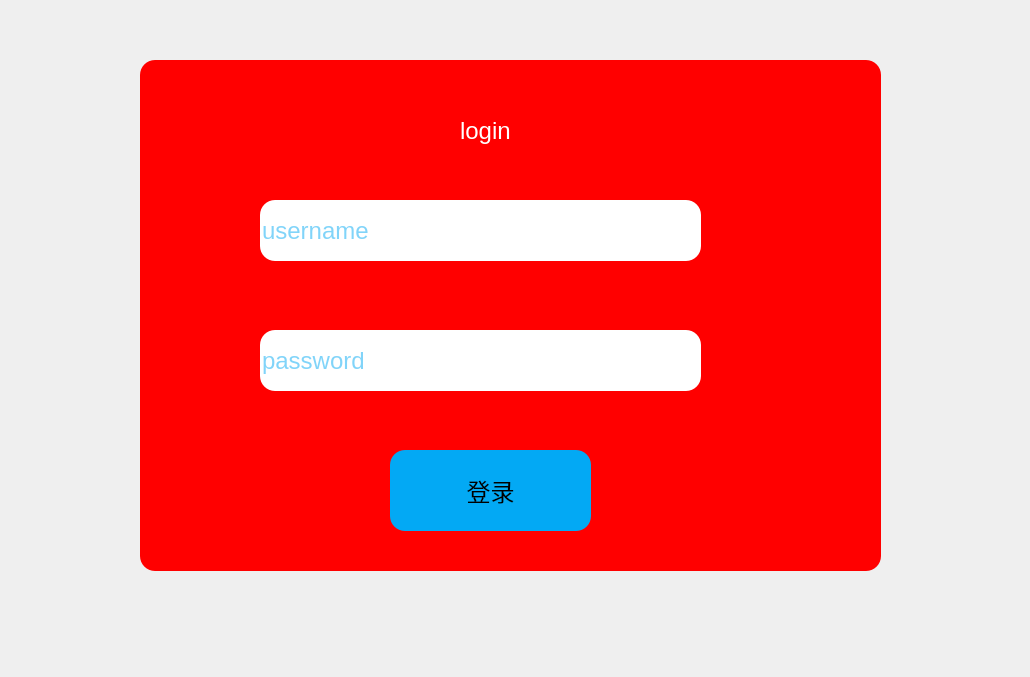
<?xml version="1.0" encoding="UTF-8"?>
<ui version="4.0">
 <class>Form</class>
 <widget class="QWidget" name="Form">
  <property name="geometry">
   <rect>
    <x>0</x>
    <y>0</y>
    <width>1030</width>
    <height>677</height>
   </rect>
  </property>
  <property name="windowTitle">
   <string>Form</string>
  </property>
  <property name="styleSheet">
   <string notr="true">*{
	font-size: 24px;
	font-family: 微软雅黑;
}

QFrame{
	background-color:red;
	border-radius: 15px;
}

QPushButton{
	background: #03a9f4;
	border-radius: 15px;
}

QLineEdit{
	color:#03a9f4;
	border-radius: 15px;
}

QLabel{
	color: #fff;
}</string>
  </property>
  <widget class="QFrame" name="frame">
   <property name="geometry">
    <rect>
     <x>140</x>
     <y>60</y>
     <width>741</width>
     <height>511</height>
    </rect>
   </property>
   <property name="frameShape">
    <enum>QFrame::StyledPanel</enum>
   </property>
   <property name="frameShadow">
    <enum>QFrame::Raised</enum>
   </property>
   <widget class="QPushButton" name="pushButton">
    <property name="geometry">
     <rect>
      <x>250</x>
      <y>390</y>
      <width>201</width>
      <height>81</height>
     </rect>
    </property>
    <property name="text">
     <string>登录</string>
    </property>
   </widget>
   <widget class="QLineEdit" name="lineEdit">
    <property name="geometry">
     <rect>
      <x>120</x>
      <y>140</y>
      <width>441</width>
      <height>61</height>
     </rect>
    </property>
    <property name="placeholderText">
     <string>username</string>
    </property>
   </widget>
   <widget class="QLineEdit" name="lineEdit_2">
    <property name="geometry">
     <rect>
      <x>120</x>
      <y>270</y>
      <width>441</width>
      <height>61</height>
     </rect>
    </property>
    <property name="text">
     <string/>
    </property>
    <property name="echoMode">
     <enum>QLineEdit::Password</enum>
    </property>
    <property name="placeholderText">
     <string>password</string>
    </property>
   </widget>
   <widget class="QLabel" name="label">
    <property name="geometry">
     <rect>
      <x>320</x>
      <y>50</y>
      <width>211</width>
      <height>41</height>
     </rect>
    </property>
    <property name="text">
     <string>login</string>
    </property>
   </widget>
  </widget>
 </widget>
 <resources/>
 <connections/>
</ui>
